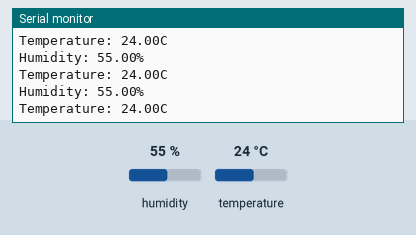
Bench run of a sketch on a simulated Arduino Uno, built with avr-gcc and run on an emulated ATmega328P. Parts: the last lines printed to the serial monitor. The test bench sets the inputs (shaded band); at power-on: humidity 55 %, temperature 24 °C.

Above: at 2.8 s.
2.9 s: humidity set to 22 %
At 5.5 s:
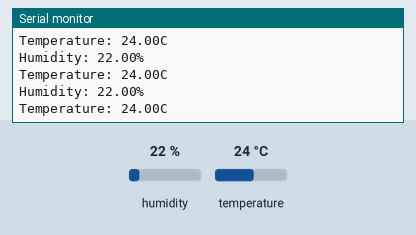
5.6 s: temperature set to 12 °C
At 6.9 s:
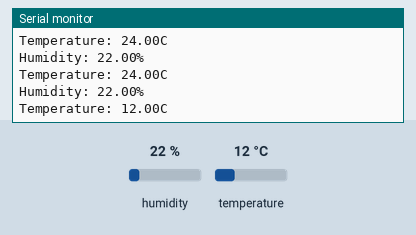
8.3 s: humidity set to 40 %
At 8.3 s:
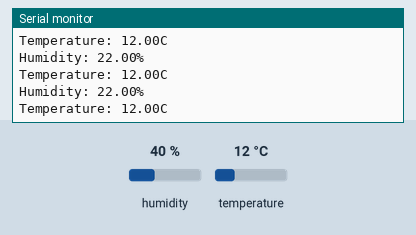
Timing chart, 0 to 11.3 s (numbered marks = the images above; inputs shaded):
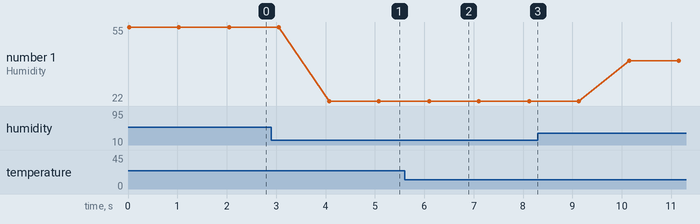

Measured:
- after the input at 2.9 s, the serial monitor: prints a new line after 1.2 s (image 1)
- after the input at 5.6 s, the serial monitor: prints a new line after 0.52 s (image 2)
- plotted number 1: 55 → 22 after the input at 2.9 s, 22 → 40 after the input at 8.3 s

The sketch:

DHT11.ino
```cpp
//ajout des lib utilise
#include "DHT.h" //librarie "Grove Temperature And Humidity" pour l utilisation du capteur DHT11

//definition du pin utilise par le capteur DHT11
#define pin_DHT11 7

//initialisation du pin et du type de capteur utilise
DHT dht(pin_DHT11, DHT11);

void setup() {
  //initialisaiton de la liaison serie via le port usb
  Serial.begin(9600);

  //initialisation de la librarie DHT
  dht.begin();
}

void loop() {
  //variable local
  float humTemp_DHT11[2] = {0};

  //lecture de la valeur d humidite et de temperature
  dht.readTempAndHumidity(humTemp_DHT11);

  //ecriture des valeurs
  Serial.println("");
  Serial.println("Humidity: " + String(humTemp_DHT11[0]) + "%");
  Serial.println("Temperature: " + String(humTemp_DHT11[1]) + "C");

  delay(1000);
}
```
